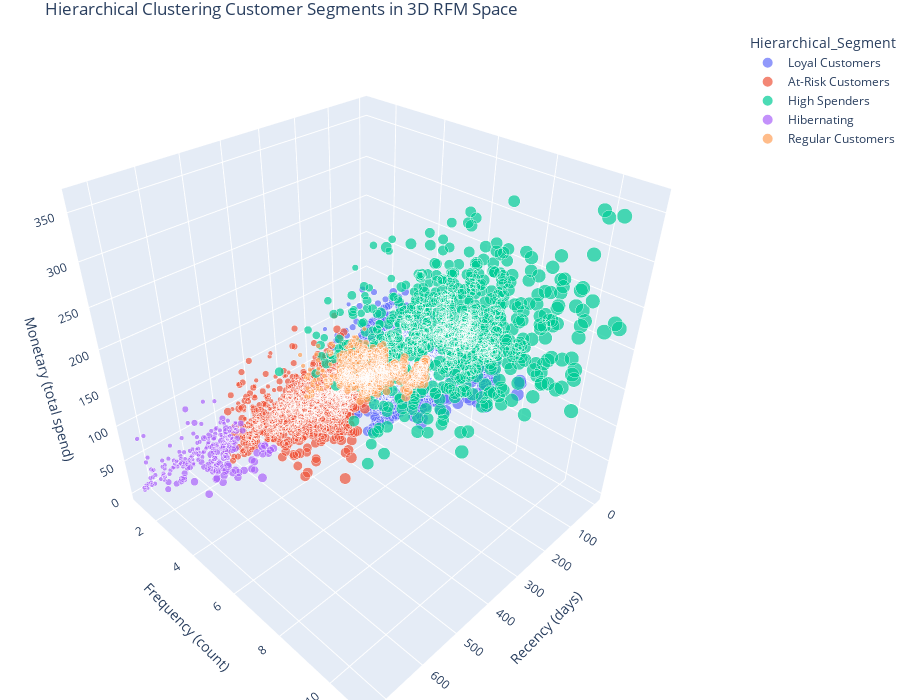

Source (notebook cell):
### Code cell
# Visualize the hierarchical clusters in 3D
hierarchical_segmentation_3d = plot_3d_segments(rfm_df, color_column='Hierarchical_Segment', title='Hierarchical Clustering Customer Segments in 3D RFM Space')

hierarchical_segmentation_3d.show()

### Figure 1 — Plotly figure (JSON) as saved in the notebook; plotly's stock layout.template omitted (floating-point values rounded to 4 significant figures; data arrays with more than 128 entries replaced by an {"elided": "..."} marker saying what was removed)
{"data": [{"customdata": {"elided": "1154x1 str values"}, "hovertemplate": "Hierarchical_Segment=%{customdata[0]}<br>Recency=%{x}<br>Frequency=%{marker.size}<br>Monetary=%{z:.2f}<extra></extra>", "legendgroup": "Loyal Customers", "marker": {"color": "#636efa", "opacity": 0.7, "size": {"elided": "1154 int values"}, "sizemode": "area", "sizeref": 0.04889, "symbol": "circle"}, "mode": "markers", "name": "Loyal Customers", "scene": "scene", "showlegend": true, "type": "scatter3d", "x": {"elided": "1154 int values"}, "y": {"elided": "1154 int values"}, "z": {"elided": "1154 float values"}}, {"customdata": {"elided": "1048x1 str values"}, "hovertemplate": "Hierarchical_Segment=%{customdata[0]}<br>Recency=%{x}<br>Frequency=%{marker.size}<br>Monetary=%{z:.2f}<extra></extra>", "legendgroup": "At-Risk Customers", "marker": {"color": "#EF553B", "opacity": 0.7, "size": {"elided": "1048 int values"}, "sizemode": "area", "sizeref": 0.04889, "symbol": "circle"}, "mode": "markers", "name": "At-Risk Customers", "scene": "scene", "showlegend": true, "type": "scatter3d", "x": {"elided": "1048 int values"}, "y": {"elided": "1048 int values"}, "z": {"elided": "1048 float values"}}, {"customdata": {"elided": "883x1 str values"}, "hovertemplate": "Hierarchical_Segment=%{customdata[0]}<br>Recency=%{x}<br>Frequency=%{marker.size}<br>Monetary=%{z:.2f}<extra></extra>", "legendgroup": "High Spenders", "marker": {"color": "#00cc96", "opacity": 0.7, "size": {"elided": "883 int values"}, "sizemode": "area", "sizeref": 0.04889, "symbol": "circle"}, "mode": "markers", "name": "High Spenders", "scene": "scene", "showlegend": true, "type": "scatter3d", "x": {"elided": "883 int values"}, "y": {"elided": "883 int values"}, "z": {"elided": "883 float values"}}, {"customdata": {"elided": "228x1 str values"}, "hovertemplate": "Hierarchical_Segment=%{customdata[0]}<br>Recency=%{x}<br>Frequency=%{marker.size}<br>Monetary=%{z:.2f}<extra></extra>", "legendgroup": "Hibernating", "marker": {"color": "#ab63fa", "opacity": 0.7, "size": {"elided": "228 int values"}, "sizemode": "area", "sizeref": 0.04889, "symbol": "circle"}, "mode": "markers", "name": "Hibernating", "scene": "scene", "showlegend": true, "type": "scatter3d", "x": {"elided": "228 int values"}, "y": {"elided": "228 int values"}, "z": {"elided": "228 float values"}}, {"customdata": {"elided": "585x1 str values"}, "hovertemplate": "Hierarchical_Segment=%{customdata[0]}<br>Recency=%{x}<br>Frequency=%{marker.size}<br>Monetary=%{z:.2f}<extra></extra>", "legendgroup": "Regular Customers", "marker": {"color": "#FFA15A", "opacity": 0.7, "size": {"elided": "585 int values"}, "sizemode": "area", "sizeref": 0.04889, "symbol": "circle"}, "mode": "markers", "name": "Regular Customers", "scene": "scene", "showlegend": true, "type": "scatter3d", "x": {"elided": "585 int values"}, "y": {"elided": "585 int values"}, "z": {"elided": "585 float values"}}], "layout": {"height": 700, "legend": {"itemsizing": "constant", "title": {"text": "Hierarchical_Segment"}, "tracegroupgap": 0}, "margin": {"b": 0, "l": 0, "r": 0, "t": 30}, "scene": {"domain": {"x": [0, 1], "y": [0, 1]}, "xaxis": {"title": {"text": "Recency (days)"}}, "yaxis": {"title": {"text": "Frequency (count)"}}, "zaxis": {"title": {"text": "Monetary (total spend)"}}}, "title": {"text": "Hierarchical Clustering Customer Segments in 3D RFM Space"}, "width": 900}}
